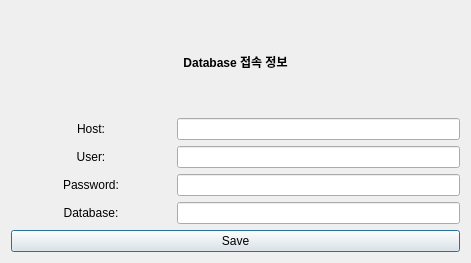
<?xml version="1.0" encoding="UTF-8"?>
<ui version="4.0">
 <class>Dialog</class>
 <widget class="QDialog" name="Dialog">
  <property name="geometry">
   <rect>
    <x>0</x>
    <y>0</y>
    <width>471</width>
    <height>263</height>
   </rect>
  </property>
  <property name="windowTitle">
   <string>Database Connection Setting</string>
  </property>
  <layout class="QGridLayout" name="gridLayout_2">
   <item row="0" column="0">
    <widget class="QLabel" name="label_46">
     <property name="font">
      <font>
       <weight>75</weight>
       <bold>true</bold>
      </font>
     </property>
     <property name="text">
      <string>Database 접속 정보</string>
     </property>
     <property name="scaledContents">
      <bool>false</bool>
     </property>
     <property name="alignment">
      <set>Qt::AlignCenter</set>
     </property>
    </widget>
   </item>
   <item row="2" column="0">
    <widget class="QPushButton" name="pushButton">
     <property name="text">
      <string>Save</string>
     </property>
    </widget>
   </item>
   <item row="1" column="0">
    <layout class="QGridLayout" name="gridLayout">
     <item row="4" column="1">
      <widget class="QLineEdit" name="lineEdit_2">
       <property name="text">
        <string/>
       </property>
       <property name="alignment">
        <set>Qt::AlignCenter</set>
       </property>
      </widget>
     </item>
     <item row="8" column="0">
      <widget class="QLabel" name="label_2">
       <property name="text">
        <string>Database:</string>
       </property>
       <property name="alignment">
        <set>Qt::AlignCenter</set>
       </property>
      </widget>
     </item>
     <item row="8" column="1">
      <widget class="QLineEdit" name="lineEdit_4">
       <property name="alignment">
        <set>Qt::AlignCenter</set>
       </property>
      </widget>
     </item>
     <item row="4" column="0">
      <widget class="QLabel" name="label_14">
       <property name="minimumSize">
        <size>
         <width>160</width>
         <height>0</height>
        </size>
       </property>
       <property name="text">
        <string>User:</string>
       </property>
       <property name="alignment">
        <set>Qt::AlignCenter</set>
       </property>
      </widget>
     </item>
     <item row="2" column="0">
      <widget class="QLabel" name="label">
       <property name="minimumSize">
        <size>
         <width>160</width>
         <height>0</height>
        </size>
       </property>
       <property name="text">
        <string>Host:</string>
       </property>
       <property name="alignment">
        <set>Qt::AlignCenter</set>
       </property>
      </widget>
     </item>
     <item row="2" column="1">
      <widget class="QLineEdit" name="lineEdit">
       <property name="text">
        <string/>
       </property>
       <property name="alignment">
        <set>Qt::AlignCenter</set>
       </property>
      </widget>
     </item>
     <item row="7" column="0">
      <widget class="QLabel" name="label_47">
       <property name="minimumSize">
        <size>
         <width>160</width>
         <height>0</height>
        </size>
       </property>
       <property name="text">
        <string>Password:</string>
       </property>
       <property name="alignment">
        <set>Qt::AlignCenter</set>
       </property>
      </widget>
     </item>
     <item row="7" column="1">
      <widget class="QLineEdit" name="lineEdit_3">
       <property name="text">
        <string/>
       </property>
       <property name="alignment">
        <set>Qt::AlignCenter</set>
       </property>
      </widget>
     </item>
    </layout>
   </item>
  </layout>
 </widget>
 <resources/>
 <connections/>
</ui>
